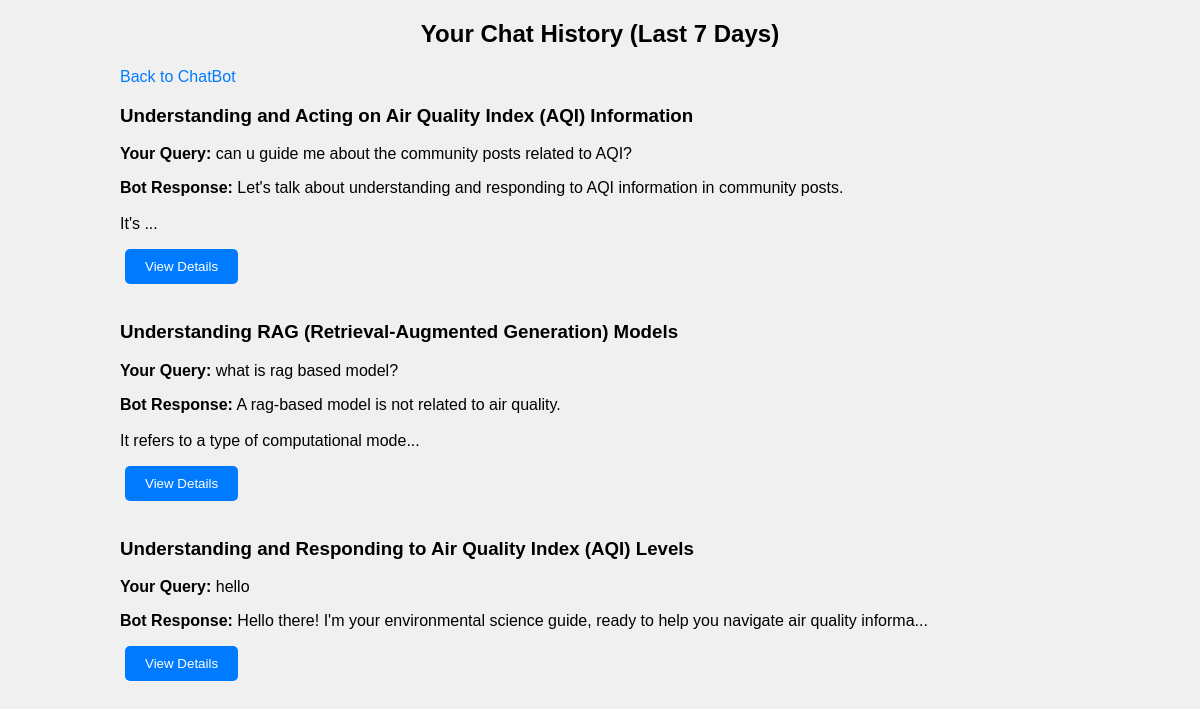
The app's page /history (signed in), older data.
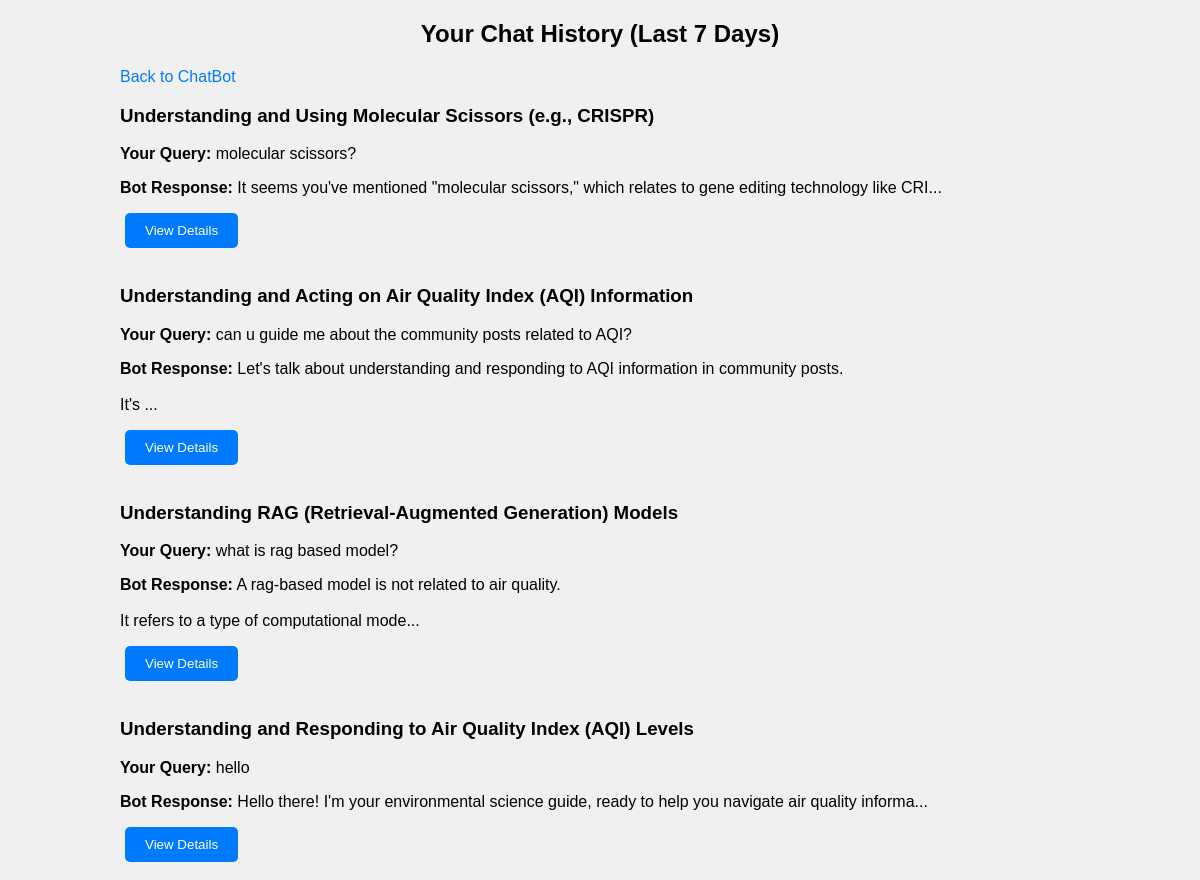
The same page, newer data.
### models.py (models this page shows, shortened)
class ChatHistory(db.Model):
    __tablename__ = 'chat_history'
    id = db.Column(db.Integer, primary_key=True)
    user_id = db.Column(db.Integer, db.ForeignKey('user.id'), nullable=False)
    user_input = db.Column(db.Text, nullable=False)
    bot_response = db.Column(db.Text, nullable=False)
    timestamp = db.Column(db.DateTime, default=datetime.utcnow)
    title = db.Column(db.String(150), nullable=True)
    user = db.relationship('User', backref=db.backref('chats', lazy=True))

### app.py (the view)
@app.route('/history')
@login_required
def history():
    seven_days_ago = datetime.utcnow() - timedelta(days=7)
    history = ChatHistory.query.filter(
        ChatHistory.user_id == current_user.id,  # Filter by the current user
        ChatHistory.timestamp >= seven_days_ago  # Only include chats from the last 7 days
    ).order_by(ChatHistory.timestamp.desc()).all()  # latest chats first
    return render_template('history.html', history=history)

### app.py (called while the page is built)
@login_manager.user_loader  # decorator func - load user from database using their user_id
def load_user(user_id):
    return User.query.get(int(user_id))

### templates/history.html (shortened to what this page needs)
<!DOCTYPE html>
<html lang="en">
<head>
    <link rel="stylesheet" href="{{ url_for('static', filename='styles.css') }}">
</head>
<body>
    <div class="history-container">
        <h2>Your Chat History (Last 7 Days)</h2>
       <div class="chatbtn"><a href="{{ url_for('chatbot') }}">Back to ChatBot</a></div>
        <div id="historyList" class="history-list">
            {% for chat in history %}
                <div class="chat-box">
                    <h3>{{ chat.title or 'No Title' }}</h3>
                    <p><strong>Your Query:</strong> {{ chat.user_input }}</p>
                    <p><strong>Bot Response:</strong>
                        {{ chat.bot_response | truncate(100, True) | safe }}
                    </p>
                    <button onclick="window.location.href='/history/{{ chat.id }}'">View Details</button>
                </div>
            {% endfor %}
        </div>
    </div>
</body>
</html>

### static/styles.css (style rules this page uses)
body { font-family: Arial, sans-serif; margin: 0; padding: 0; background-color: #f0f0f0; }
button { margin-bottom: 18px; margin-left: 5px; padding-inline: 23px; padding: 10px 20px; background-color: #007bff; color: white; border: none; border-radius: 5px; cursor: pointer; transition: background-color 0.3s; }
a { margin-top: 10px; color: #007bff; text-decoration: none; }
.history-container { width: 80%; margin: 0 auto; }
h2 { text-align: center; margin-bottom: 20px; }
button { padding: 10px 20px; background-color: #007bff; color: #fff; border: none; border-radius: 5px; cursor: pointer; transition: background-color 0.3s; }

Row changes from the older to the newer data that the page shows:
added ChatHistory: title "Understanding and Using Molecular Scissors (e.g., CRISPR)", user_input "molecular scissors?", bot_response "It seems you've mentioned \"molecular scissors,\" which relates to gene editing technology like CRI..."
